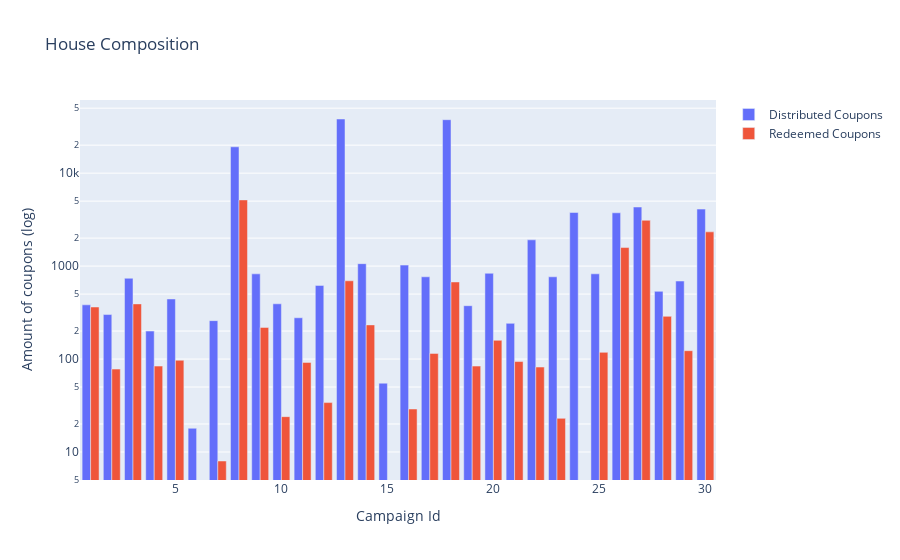

Notebook code cell kept with this figure:
### Code cell
fig2 = go.Figure()
fig2.add_trace(
    go.Bar(x=df_campaign.index,
               y=df_campaign.distributed,
               name="Distributed Coupons"))
fig2.add_trace(
    go.Bar(x=df_campaign.index,
               y=df_campaign.redeemed,
               name="Redeemed Coupons"))
fig2.update_layout(yaxis_type="log")
fig2.update_layout(
    title={'text': "Amount of coupons per campaign",},
    xaxis_title="Campaign",
    yaxis_title="Amount of coupons (log)")

### Figure 1 — Plotly figure (JSON) as saved in the notebook; plotly's stock layout.template omitted (floating-point values rounded to 4 significant figures)
{"data": [{"name": "Distributed Coupons", "type": "bar", "x": [1, 2, 3, 4, 5, 6, 7, 8, 9, 10, 11, 12, 13, 14, 15, 16, 17, 18, 19, 20, 21, 22, 23, 24, 25, 26, 27, 28, 29, 30], "y": [383, 301, 740, 200, 443, 18, 259, 19206, 825, 393, 278, 620, 38248, 1062, 55, 1025, 767, 37589, 375, 837, 242, 1917, 767, 3774, 826, 3744, 4322, 535, 691, 4106]}, {"name": "Redeemed Coupons", "type": "bar", "x": [1, 2, 3, 4, 5, 6, 7, 8, 9, 10, 11, 12, 13, 14, 15, 16, 17, 18, 19, 20, 21, 22, 23, 24, 25, 26, 27, 28, 29, 30], "y": [363, 78, 392, 84, 97, 0, 8, 5154, 219, 24, 92, 34, 695, 233, 0, 29, 115, 675, 84, 159, 94, 82, 23, 0, 118, 1583, 3110, 288, 123, 2335]}], "layout": {"autosize": true, "title": {"text": "House Composition"}, "xaxis": {"autorange": true, "range": [0.5, 30.5], "title": {"text": "Campaign Id"}, "type": "linear"}, "yaxis": {"autorange": true, "range": [0.6987, 4.787], "title": {"text": "Amount of coupons (log)"}, "type": "log"}}}
